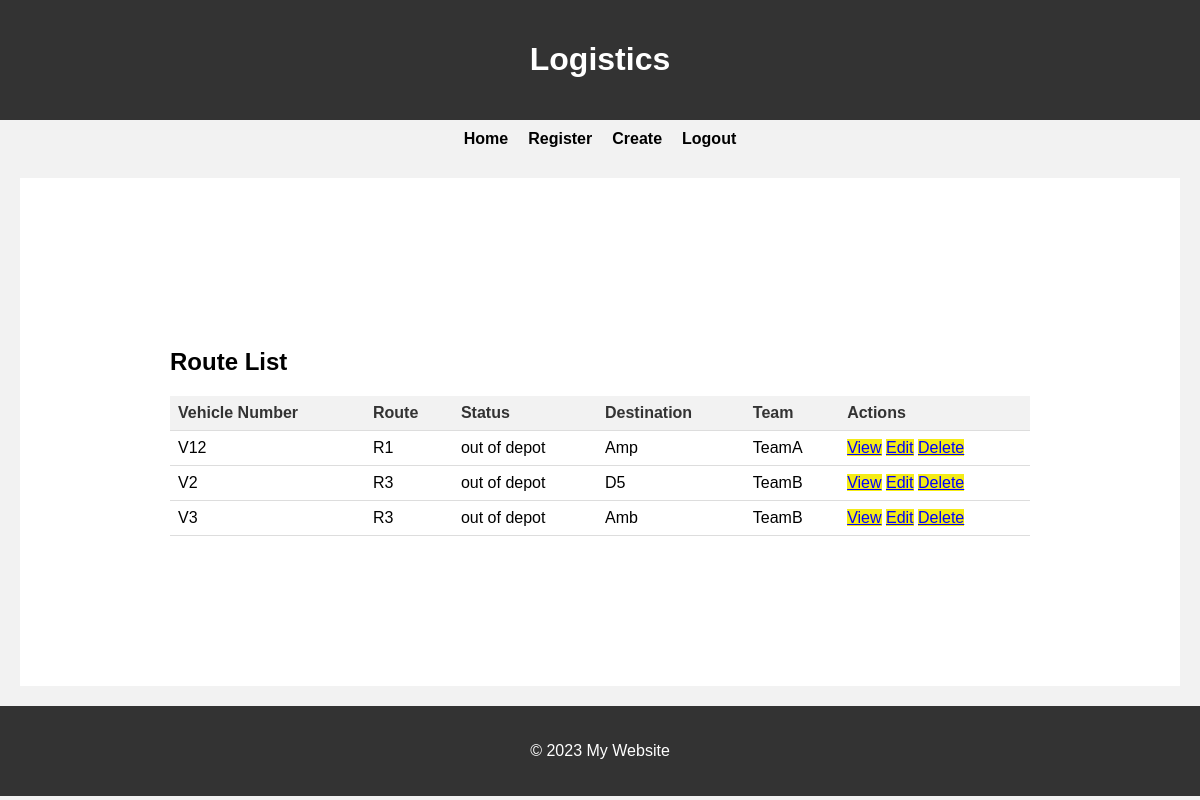
The app's page /home/ (signed in) with its own data.
### logisticsapp/models.py (models this page shows)
class routeLogistics(models.Model):
    vehicleNumber=models.CharField(max_length=200,null=True,unique=True)
    route = models.CharField(max_length=200, null=True)
    status = models.CharField(max_length=200,choices=otservice)
    destination = models.CharField(max_length=200, null=True)
    team = models.CharField(max_length=200, null=True,choices=teamss)

### logisticsapp/views.py (the view)
# urls.py: path('home/', views.routeLogistics_list, name='home'),
@login_required
def routeLogistics_list(request):
    routes = routeLogistics.objects.all()
    return render(request, 'routeLogistics/routelogistics_list.html', {'routes': routes})

### templates/routeLogistics/routelogistics_list.html (shortened to what this page needs)
{% extends 'main.html' %}
{% block content %}
  <h2>Route List</h2>
  <table>
    <thead>
      <tr>
        <th>Vehicle Number</th>
        <th>Route</th>
        <th>Status</th>
        <th>Destination</th>
        <th>Team</th>
        <th>Actions</th>
      </tr>
    </thead>
    <tbody>
      {% for route in routes %}
        <tr>
          <td>{{ route.vehicleNumber }}</td>
          <td>{{ route.route }}</td>
          <td>{{ route.status }}</td>
          <td>{{ route.destination }}</td>
          <td>{{ route.team }}</td>
          <td>
            <a style="background-color:#F4EB16; color:blue" class="btn btn-outline-info"  href="{% url 'routeLogistics_detail' route.pk %}">View</a>
            <a style="background-color:#F4EB16; color:blue" class="btn btn-outline-info"  href="{% url 'routeLogistics_update' route.pk %}">Edit</a>
            <a style="background-color:#F4EB16; color:blue" class="btn btn-outline-info"  href="{% url 'routeLogistics_delete' route.pk %}">Delete</a>
          </td>
        </tr>
      {% endfor %}
    </tbody>
  </table>
{% endblock %}

### templates/main.html (shortened to what this page needs)
<!DOCTYPE html>
<html>
<head>
</head>
<body>
	<header>
		<h1>Logistics</h1>
	</header>
	<nav>
		<a href="{% url 'home' %}">Home</a>
		<a href="{% url 'register' %}">Register</a>
		{% if request.user.is_authenticated %}
			<a href="{% url 'routeLogistics_create' %}">Create</a>
    		<a href="{% url 'logout' %}">Logout</a>
		{% endif %}
	</nav>
	<main>
    {% block content %}
    {% endblock %}
	</main>
	<footer>
		<p>&copy; 2023 My Website</p>
	</footer>
</body>
</html>

### templates/routeLogistics/routelogistics_list.html (style rules this page uses)
table { border-collapse: collapse; width: 100%; }
th, td { text-align: left; padding: 8px; border-bottom: 1px solid #ddd; }
th { background-color: #f2f2f2; color: #333; }

### templates/main.html (style rules this page uses)
body { font-family: Arial, sans-serif; background-color: #f2f2f2; margin: 0; padding: 0; }
header { background-color: #333; color: white; padding: 20px; text-align: center; }
nav { background-color: #f2f2f2; display: flex; justify-content: center; padding: 10px; }
nav a { color: black; margin: 0 10px; text-decoration: none; font-weight: bold; }
main { margin: 20px; padding: 150px; background-color: white; }
footer { background-color: #333; color: white; padding: 20px; text-align: center; }

### records on screen
routeLogistics: vehicleNumber "V12", route "R1", status "out of depot", destination "Amp", team "TeamA"
routeLogistics: vehicleNumber "V2", route "R3", status "out of depot", destination "D5", team "TeamB"
routeLogistics: vehicleNumber "V3", route "R3", status "out of depot", destination "Amb", team "TeamB"
